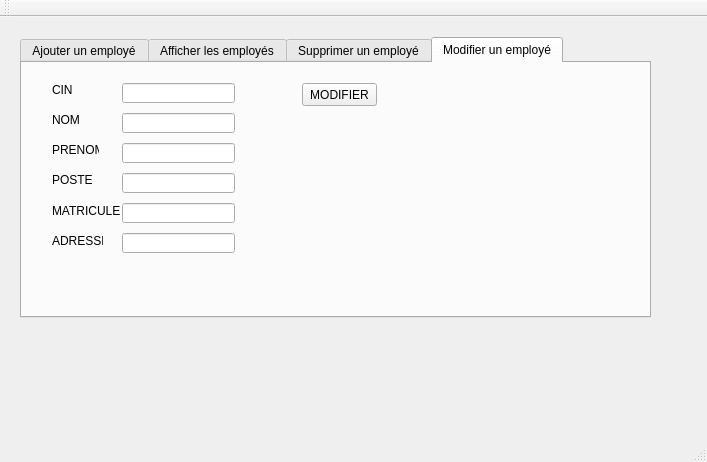
<?xml version="1.0" encoding="UTF-8"?>
<ui version="4.0">
 <class>MainWindow</class>
 <widget class="QMainWindow" name="MainWindow">
  <property name="geometry">
   <rect>
    <x>0</x>
    <y>0</y>
    <width>707</width>
    <height>462</height>
   </rect>
  </property>
  <property name="windowTitle">
   <string>Gestion des Clients</string>
  </property>
  <widget class="QWidget" name="centralWidget">
   <widget class="QTabWidget" name="tabWidget">
    <property name="geometry">
     <rect>
      <x>20</x>
      <y>20</y>
      <width>631</width>
      <height>281</height>
     </rect>
    </property>
    <property name="currentIndex">
     <number>3</number>
    </property>
    <widget class="QWidget" name="tab">
     <attribute name="title">
      <string>Ajouter un employé</string>
     </attribute>
     <widget class="QGroupBox" name="groupBox">
      <property name="geometry">
       <rect>
        <x>70</x>
        <y>30</y>
        <width>291</width>
        <height>221</height>
       </rect>
      </property>
      <property name="title">
       <string>Ajout</string>
      </property>
      <widget class="QLabel" name="label">
       <property name="geometry">
        <rect>
         <x>10</x>
         <y>30</y>
         <width>47</width>
         <height>14</height>
        </rect>
       </property>
       <property name="text">
        <string>CIN</string>
       </property>
      </widget>
      <widget class="QLabel" name="label_2">
       <property name="geometry">
        <rect>
         <x>10</x>
         <y>60</y>
         <width>47</width>
         <height>14</height>
        </rect>
       </property>
       <property name="text">
        <string>NOM</string>
       </property>
      </widget>
      <widget class="QLabel" name="label_3">
       <property name="geometry">
        <rect>
         <x>10</x>
         <y>90</y>
         <width>47</width>
         <height>14</height>
        </rect>
       </property>
       <property name="text">
        <string>PRENOM</string>
       </property>
      </widget>
      <widget class="QLabel" name="label_4">
       <property name="geometry">
        <rect>
         <x>10</x>
         <y>120</y>
         <width>47</width>
         <height>14</height>
        </rect>
       </property>
       <property name="text">
        <string>POSTE</string>
       </property>
      </widget>
      <widget class="QLineEdit" name="lineEdit_cin">
       <property name="geometry">
        <rect>
         <x>90</x>
         <y>30</y>
         <width>113</width>
         <height>20</height>
        </rect>
       </property>
      </widget>
      <widget class="QLineEdit" name="lineEdit_nom">
       <property name="geometry">
        <rect>
         <x>90</x>
         <y>60</y>
         <width>113</width>
         <height>20</height>
        </rect>
       </property>
      </widget>
      <widget class="QLineEdit" name="lineEdit_prenom">
       <property name="geometry">
        <rect>
         <x>90</x>
         <y>90</y>
         <width>113</width>
         <height>20</height>
        </rect>
       </property>
      </widget>
      <widget class="QLineEdit" name="lineEdit_poste">
       <property name="geometry">
        <rect>
         <x>90</x>
         <y>120</y>
         <width>113</width>
         <height>20</height>
        </rect>
       </property>
      </widget>
      <widget class="QPushButton" name="pushButton_ajouter">
       <property name="geometry">
        <rect>
         <x>210</x>
         <y>190</y>
         <width>75</width>
         <height>23</height>
        </rect>
       </property>
       <property name="text">
        <string>AJOUTER</string>
       </property>
      </widget>
      <widget class="QLabel" name="label_6">
       <property name="geometry">
        <rect>
         <x>10</x>
         <y>150</y>
         <width>47</width>
         <height>20</height>
        </rect>
       </property>
       <property name="text">
        <string>ADRESSE</string>
       </property>
      </widget>
      <widget class="QLineEdit" name="lineEdit_adresse">
       <property name="geometry">
        <rect>
         <x>90</x>
         <y>150</y>
         <width>113</width>
         <height>20</height>
        </rect>
       </property>
      </widget>
      <widget class="QLabel" name="label_7">
       <property name="geometry">
        <rect>
         <x>10</x>
         <y>180</y>
         <width>61</width>
         <height>16</height>
        </rect>
       </property>
       <property name="text">
        <string>MATRICULE</string>
       </property>
      </widget>
      <widget class="QLineEdit" name="lineEdit_matricule">
       <property name="geometry">
        <rect>
         <x>90</x>
         <y>180</y>
         <width>113</width>
         <height>20</height>
        </rect>
       </property>
      </widget>
     </widget>
    </widget>
    <widget class="QWidget" name="tab_2">
     <attribute name="title">
      <string>Afficher les employés</string>
     </attribute>
     <widget class="QTableView" name="tableView_Employe">
      <property name="geometry">
       <rect>
        <x>10</x>
        <y>0</y>
        <width>611</width>
        <height>192</height>
       </rect>
      </property>
     </widget>
    </widget>
    <widget class="QWidget" name="tab_3">
     <attribute name="title">
      <string>Supprimer un employé</string>
     </attribute>
     <widget class="QLabel" name="label_5">
      <property name="geometry">
       <rect>
        <x>20</x>
        <y>20</y>
        <width>71</width>
        <height>16</height>
       </rect>
      </property>
      <property name="text">
       <string>CIN</string>
      </property>
     </widget>
     <widget class="QLineEdit" name="lineEdit_cinS">
      <property name="geometry">
       <rect>
        <x>100</x>
        <y>20</y>
        <width>113</width>
        <height>20</height>
       </rect>
      </property>
     </widget>
     <widget class="QPushButton" name="pushButton_SUPP">
      <property name="geometry">
       <rect>
        <x>280</x>
        <y>10</y>
        <width>75</width>
        <height>23</height>
       </rect>
      </property>
      <property name="text">
       <string>SUPPRIMER</string>
      </property>
     </widget>
    </widget>
    <widget class="QWidget" name="tab_4">
     <attribute name="title">
      <string>Modifier un employé</string>
     </attribute>
     <widget class="QLabel" name="label_8">
      <property name="geometry">
       <rect>
        <x>30</x>
        <y>140</y>
        <width>71</width>
        <height>16</height>
       </rect>
      </property>
      <property name="text">
       <string>MATRICULE</string>
      </property>
     </widget>
     <widget class="QLineEdit" name="lineEdit_mod1">
      <property name="geometry">
       <rect>
        <x>100</x>
        <y>140</y>
        <width>113</width>
        <height>20</height>
       </rect>
      </property>
     </widget>
     <widget class="QPushButton" name="pushButton_mod1">
      <property name="geometry">
       <rect>
        <x>280</x>
        <y>20</y>
        <width>75</width>
        <height>23</height>
       </rect>
      </property>
      <property name="text">
       <string>MODIFIER</string>
      </property>
     </widget>
     <widget class="QLabel" name="label_9">
      <property name="geometry">
       <rect>
        <x>30</x>
        <y>50</y>
        <width>47</width>
        <height>14</height>
       </rect>
      </property>
      <property name="text">
       <string>NOM</string>
      </property>
     </widget>
     <widget class="QLabel" name="label_10">
      <property name="geometry">
       <rect>
        <x>30</x>
        <y>80</y>
        <width>47</width>
        <height>14</height>
       </rect>
      </property>
      <property name="text">
       <string>PRENOM</string>
      </property>
     </widget>
     <widget class="QLabel" name="label_11">
      <property name="geometry">
       <rect>
        <x>30</x>
        <y>110</y>
        <width>47</width>
        <height>14</height>
       </rect>
      </property>
      <property name="text">
       <string>POSTE</string>
      </property>
     </widget>
     <widget class="QLabel" name="label_12">
      <property name="geometry">
       <rect>
        <x>30</x>
        <y>20</y>
        <width>47</width>
        <height>14</height>
       </rect>
      </property>
      <property name="text">
       <string>CIN</string>
      </property>
     </widget>
     <widget class="QLabel" name="label_13">
      <property name="geometry">
       <rect>
        <x>30</x>
        <y>170</y>
        <width>51</width>
        <height>16</height>
       </rect>
      </property>
      <property name="text">
       <string>ADRESSE</string>
      </property>
     </widget>
     <widget class="QLineEdit" name="lineEdit_modNom">
      <property name="geometry">
       <rect>
        <x>100</x>
        <y>50</y>
        <width>113</width>
        <height>20</height>
       </rect>
      </property>
      <property name="text">
       <string/>
      </property>
     </widget>
     <widget class="QLineEdit" name="lineEdit_modPrenom">
      <property name="geometry">
       <rect>
        <x>100</x>
        <y>80</y>
        <width>113</width>
        <height>20</height>
       </rect>
      </property>
     </widget>
     <widget class="QLineEdit" name="lineEdit_modPoste">
      <property name="geometry">
       <rect>
        <x>100</x>
        <y>110</y>
        <width>113</width>
        <height>20</height>
       </rect>
      </property>
     </widget>
     <widget class="QLineEdit" name="lineEdit_modCIN">
      <property name="geometry">
       <rect>
        <x>100</x>
        <y>20</y>
        <width>113</width>
        <height>20</height>
       </rect>
      </property>
     </widget>
     <widget class="QLineEdit" name="lineEdit_modAdresse">
      <property name="geometry">
       <rect>
        <x>100</x>
        <y>170</y>
        <width>113</width>
        <height>20</height>
       </rect>
      </property>
     </widget>
    </widget>
   </widget>
  </widget>
  <widget class="QMenuBar" name="menuBar">
   <property name="geometry">
    <rect>
     <x>0</x>
     <y>0</y>
     <width>707</width>
     <height>22</height>
    </rect>
   </property>
  </widget>
  <widget class="QToolBar" name="mainToolBar">
   <attribute name="toolBarArea">
    <enum>TopToolBarArea</enum>
   </attribute>
   <attribute name="toolBarBreak">
    <bool>false</bool>
   </attribute>
  </widget>
  <widget class="QStatusBar" name="statusBar"/>
 </widget>
 <layoutdefault spacing="6" margin="11"/>
 <resources/>
 <connections/>
</ui>
